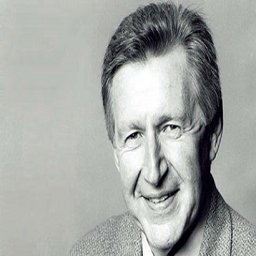
#> input picture 17JE003548_2/sample3.png, 256 x 256 px, found by its file name
$ python aa.py
#> lines starting #> are read from the running program, lines starting #| are printed output that depends on the picture; after the words box and inside, x2 and y2 are one past the last pixel; in counts of white or black regions, pixels touching at a corner belong together
import cv2
img=cv2.imread("img/sample3.png",0)
#> img: shape (256, 256); min 0, max 255, mean 166.9

cv2.imshow("image",img)
cv2.waitKey(0)
cv2.destroyAllWindows()

h,v=img.shape
#> h = 256; v = 256
th=0.5*256

def split(img, out, r1, r2, c1, c2):
#> called with r1 = 0, r2 = 255, c1 = 0, c2 = 255
    if r1 > r2 or c1 > c2:
        return
    arr=[]
    for i in range(r1, r2 + 1):
        for j in range(c1, c2 + 1):
            arr.append(img[i][j])
#> after the loop, arr = 65536 items
    if max(arr) - min(arr) <= th:
        for i in range(r1, r2 + 1):
            out[i][c1] = 0
            if c2 == -1 + img.shape[1]:
                out[i][c2] = 255
        for j in range(c1, c2 + 1):
            out[r1][j] = 0
            if r2 == -1 + img.shape[0]:
                out[r2][j] = 0
        return
    rmid = (r1 + r2) // 2
    cmid = (c1 + c2) // 2
    split(img, out, r1, rmid, c1, cmid)
#> call 3 of split, with r1 = 0, r2 = 63, c1 = 0, c2 = 63
#> after the loop in split (call 3), `for i in range(r1, r2 + 1):`: arr = 4096 values, max 204 at index 1, min 183 at index 1942, mean 189.7
#> after the loop in split (call 3), `for i in range(r1, r2 + 1):`: out: shape (256, 256); min 0, max 255, mean 166.7
#> after the loop in split (call 3), `for j in range(c1, c2 + 1):`:
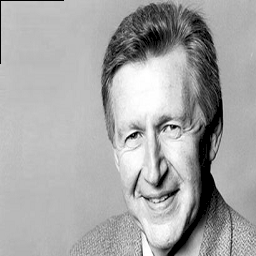
#> out: shape (256, 256); min 0, max 255, mean 166.5
    split(img, out, rmid + 1, r2, c1, cmid)
#> call 4 of split, with r1 = 64, r2 = 127, c1 = 0, c2 = 63
#> after the loop in split (call 4), `for i in range(r1, r2 + 1):`: arr = 4096 values, max 198 at index 3722, min 184 at index 33, mean 190.6
#> after the loop in split (call 4), `for i in range(r1, r2 + 1):`: out: shape (256, 256); 0.1% of pixels changed, all inside (x1, y1, x2, y2) = (0, 64, 1, 128)
#> after the loop in split (call 4), `for j in range(c1, c2 + 1):`:
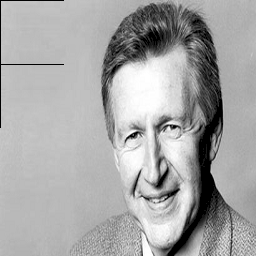
#> out: shape (256, 256); min 0, max 255, mean 166.2
    split(img, out, r1, rmid, cmid + 1, c2)
#> after the loop in split (call 6), `for i in range(r1, r2 + 1):`: out: shape (256, 256); 0.05% of pixels changed, all inside (x1, y1, x2, y2) = (64, 0, 65, 32)
#> after the loop in split (call 6), `for j in range(c1, c2 + 1):`: out: shape (256, 256); min 0, max 255, mean 166
#> after the loop in split (call 7), `for i in range(r1, r2 + 1):`: arr = 1024 values, max 193 at index 852, min 178 at index 31, mean 187.7
#> after the loop in split (call 7), `for i in range(r1, r2 + 1):`:
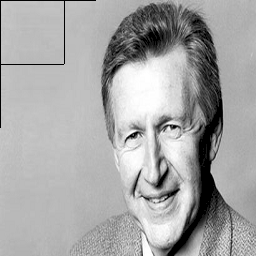
#> out: shape (256, 256); min 0, max 255, mean 165.9
#> after the loop in split (call 7), `for j in range(c1, c2 + 1):`: out: shape (256, 256); 0.05% of pixels changed, all inside (x1, y1, x2, y2) = (65, 32, 96, 33)
#> after the loop in split (call 9), `for i in range(r1, r2 + 1):`: out: shape (256, 256); min 0, max 255, mean 165.8
#> after the loop in split (call 9), `for j in range(c1, c2 + 1):`: out: shape (256, 256); min 0, max 255, mean 165.7
#> after the loop in split (call 10), `for i in range(r1, r2 + 1):`: arr = 256 values, max 188 at index 97, min 167 at index 255, mean 179.3
#> after the loop in split (call 10), `for i in range(r1, r2 + 1):`: out: shape (256, 256); min 0, max 255, mean 165.7
#> after the loop in split (call 10), `for j in range(c1, c2 + 1):`:
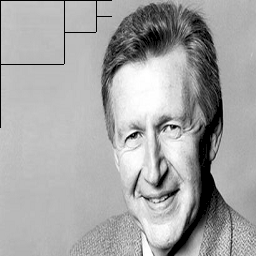
#> out: shape (256, 256); min 0, max 255, mean 165.6
#> after the loop in split (call 11), `for i in range(r1, r2 + 1):`: out: shape (256, 256); 0.02% of pixels changed, all inside (x1, y1, x2, y2) = (112, 0, 113, 16)
#> after the loop in split (call 11), `for j in range(c1, c2 + 1):`: out: shape (256, 256); min 0, max 255, mean 165.5
    split(img, out, rmid + 1, r2, cmid + 1, c2)
#> after the loop in split (call 13), `for i in range(r1, r2 + 1):`: out: shape (256, 256); min 0, max 255, mean 165.5
#> after the loop in split (call 13), `for j in range(c1, c2 + 1):`: out: shape (256, 256); min 0, max 255, mean 165.5
#> after the loop in split (call 15), `for i in range(r1, r2 + 1):`: out: shape (256, 256); min 0, max 255, mean 165.5
#> after the loop in split (call 15), `for j in range(c1, c2 + 1):`: out: shape (256, 256); min 0, max 255, mean 165.5
#> after the loop in split (call 16), `for i in range(r1, r2 + 1):`: out: shape (256, 256); min 0, max 255, mean 165.5
#> after the loop in split (call 16), `for j in range(c1, c2 + 1):`: out: shape (256, 256); min 0, max 255, mean 165.5
#> after the loop in split (call 17), `for i in range(r1, r2 + 1):`: out: shape (256, 256); min 0, max 255, mean 165.4
#> after the loop in split (call 17), `for j in range(c1, c2 + 1):`: out: shape (256, 256); min 0, max 255, mean 165.4
#> after the loop in split (call 19), `for i in range(r1, r2 + 1):`: out: shape (256, 256); min 0, max 255, mean 165.4
#> after the loop in split (call 19), `for j in range(c1, c2 + 1):`: out: shape (256, 256); min 0, max 255, mean 165.4
#> after the loop in split (call 20), `for i in range(r1, r2 + 1):`: out: shape (256, 256); min 0, max 255, mean 165.4
#> after the loop in split (call 20), `for j in range(c1, c2 + 1):`: out: shape (256, 256); min 0, max 255, mean 165.4
#> after the loop in split (call 21), `for i in range(r1, r2 + 1):`: out: shape (256, 256); min 0, max 255, mean 165.4
#> after the loop in split (call 21), `for j in range(c1, c2 + 1):`: out: shape (256, 256); min 0, max 255, mean 165.4
#> after the loop in split (call 22), `for i in range(r1, r2 + 1):`: out: shape (256, 256); min 0, max 255, mean 165.4
#> after the loop in split (call 22), `for j in range(c1, c2 + 1):`: out: shape (256, 256); min 0, max 255, mean 165.4
#> after the loop in split (call 23), `for i in range(r1, r2 + 1):`: arr = 64 values, max 182 at index 25, min 72 at index 21, mean 124.9
#> after the loop in split (call 23), `for i in range(r1, r2 + 1):`:
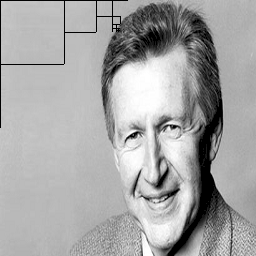
#> out: shape (256, 256); min 0, max 255, mean 165.4
#> after the loop in split (call 23), `for j in range(c1, c2 + 1):`: out: shape (256, 256); 0.01% of pixels changed, all inside (x1, y1, x2, y2) = (121, 16, 128, 17)
#> after the loop in split (call 24), `for i in range(r1, r2 + 1):`: out: shape (256, 256); min 0, max 255, mean 165.4
#> after the loop in split (call 24), `for j in range(c1, c2 + 1):`: out: shape (256, 256); min 0, max 255, mean 165.4
#> after the loop in split (call 27), `for i in range(r1, r2 + 1):`: out: shape (256, 256); min 0, max 255, mean 165.3
#> after the loop in split (call 27), `for j in range(c1, c2 + 1):`: out: shape (256, 256); min 0, max 255, mean 165.3
#> after the loop in split (call 28), `for i in range(r1, r2 + 1):`: out: shape (256, 256); min 0, max 255, mean 165.3
#> after the loop in split (call 28), `for j in range(c1, c2 + 1):`: out: shape (256, 256); min 0, max 255, mean 165.3
#> after the loop in split (call 29), `for i in range(r1, r2 + 1):`: out: shape (256, 256); min 0, max 255, mean 165.3
#> after the loop in split (call 29), `for j in range(c1, c2 + 1):`: out: shape (256, 256); min 0, max 255, mean 165.2
#> after the loop in split (call 31), `for i in range(r1, r2 + 1):`: out: shape (256, 256); min 0, max 255, mean 165.2
#> after the loop in split (call 31), `for j in range(c1, c2 + 1):`: out: shape (256, 256); min 0, max 255, mean 165.2
#> after the loop in split (call 32), `for i in range(r1, r2 + 1):`: out: shape (256, 256); min 0, max 255, mean 165.2
#> after the loop in split (call 32), `for j in range(c1, c2 + 1):`: out: shape (256, 256); min 0, max 255, mean 165.2
#> after the loop in split (call 33), `for i in range(r1, r2 + 1):`: arr = [169, 158, 123, 70, 163, 144, 103, 87, 157, 129, 90, 87, 150, 102, 76, 87]
#> after the loop in split (call 33), `for i in range(r1, r2 + 1):`: out: shape (256, 256); min 0, max 255, mean 165.2
#> after the loop in split (call 33), `for j in range(c1, c2 + 1):`:
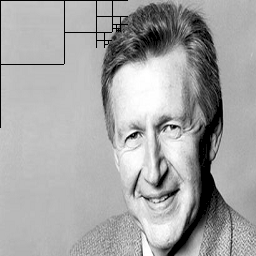
#> out: shape (256, 256); min 0, max 255, mean 165.2

out=img.copy()

split(img, out, 0, h - 1, 0, v - 1)

cv2.imshow("image",out)
cv2.waitKey(0)
cv2.destroyAllWindows()

$ run again, with 17JE003548_2/sample2.png copied over 17JE003548_2/sample3.png
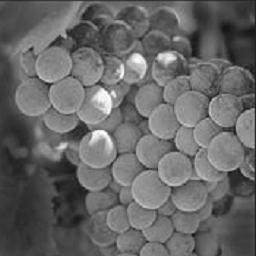
#> input picture 17JE003548_2/sample2.png, 256 x 256 px, found by its file name
#> after the loop in split, `for i in range(r1, r2 + 1):`: arr = 65536 items
#> after the loop in split (call 12), `for i in range(r1, r2 + 1):`: arr = 64 values, max 196 at index 40, min 78 at index 56, mean 157.3
#> after the loop in split (call 12), `for j in range(c1, c2 + 1):`:
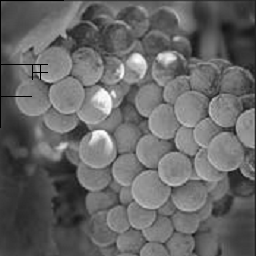
#> out: shape (256, 256); min 0, max 255, mean 102.3
#> after the loop in split (call 26), `for i in range(r1, r2 + 1):`: arr = 256 values, max 168 at index 242, min 108 at index 253, mean 142.1
#> after the loop in split (call 26), `for i in range(r1, r2 + 1):`:
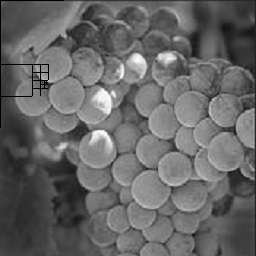
#> out: shape (256, 256); min 0, max 255, mean 102.1
